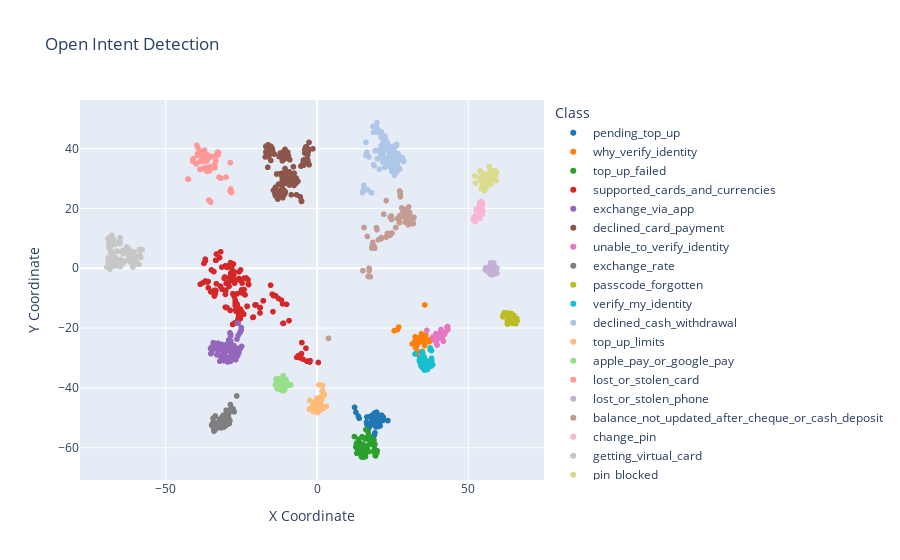

Notebook code cell kept with this figure:
### Code cell
import plotly.express as px
import pandas as pd

# Prepare your data as a DataFrame
data = []
for class_name, coordinates in s_adb_dict.items():
    if coordinates:
        for coord in coordinates:
            data.append([coord[0], coord[1], class_name])
    else:
        print(f'Class "{class_name}" has no coordinates.')

custom_colors = [
    "rgb(31, 119, 180)", "rgb(255, 127, 14)", "rgb(44, 160, 44)",
    "rgb(214, 39, 40)", "rgb(148, 103, 189)", "rgb(140, 86, 75)",
    "rgb(227, 119, 194)", "rgb(127, 127, 127)", "rgb(188, 189, 34)",
    "rgb(23, 190, 207)", "rgb(174, 199, 232)", "rgb(255, 187, 120)",
    "rgb(152, 223, 138)", "rgb(255, 152, 150)", "rgb(197, 176, 213)",
    "rgb(196, 156, 148)", "rgb(247, 182, 210)", "rgb(199, 199, 199)",
    "rgb(219, 219, 141)", "rgb(158, 218, 229)"
]

# Convert to a DataFrame for easier plotting
df = pd.DataFrame(data, columns=["x", "y", "class"])

# Create a scatter plot using Plotly
fig = px.scatter(df, x="x", y="y", color="class", title="Open Intent Detection", 
                 labels={"x": "X Coordinate", "y": "Y Coordinate", "class": "Class"},
                 color_discrete_sequence=custom_colors)

# Show the interactive plot
fig.update_layout(showlegend=True)
fig.show()
